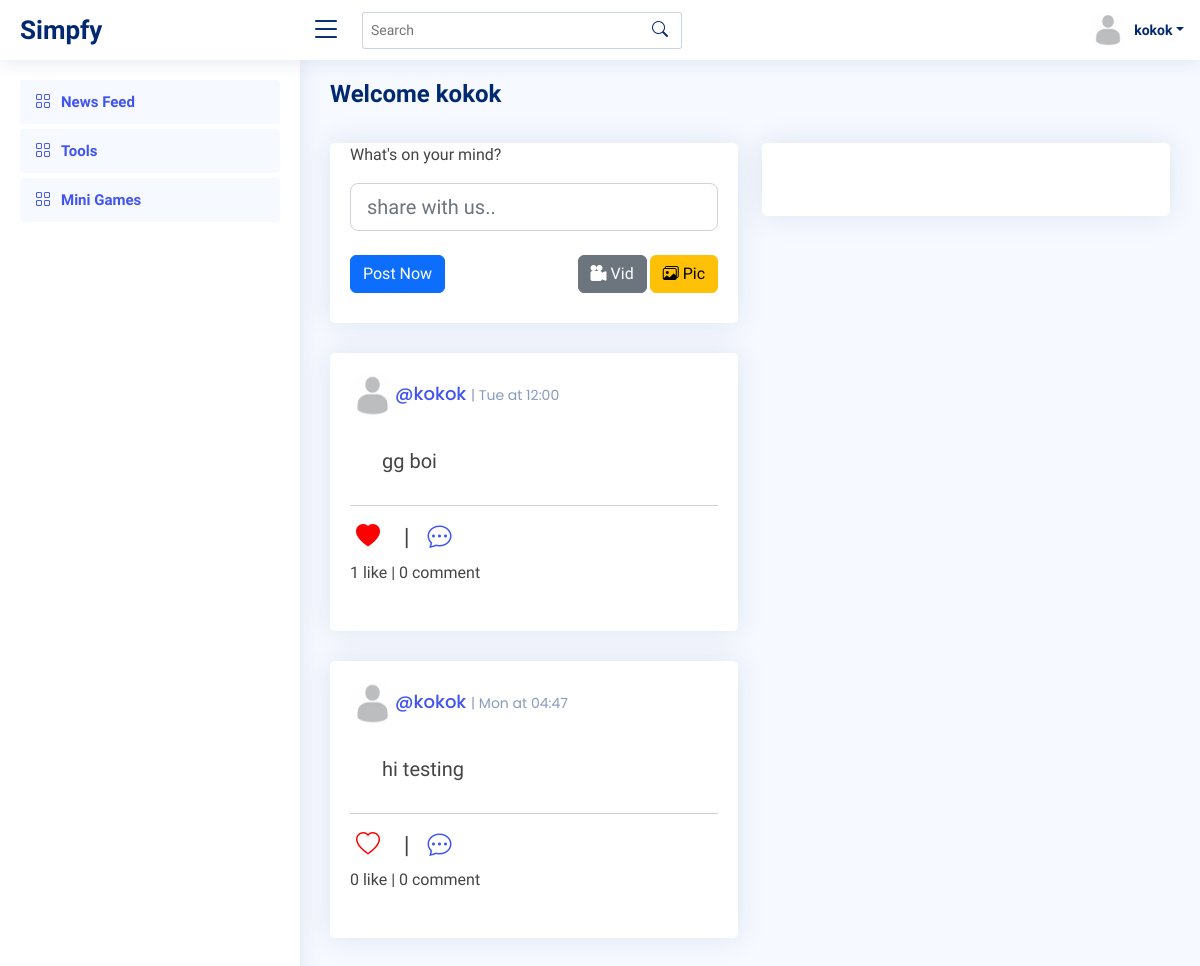
The app's page / (signed in) with its own data.
### prof/models.py (models this page shows, shortened)
class Profile(models.Model):
    user = models.OneToOneField(User, on_delete=models.CASCADE)
    id_user = models.IntegerField()
    image = models.ImageField(upload_to='profile_images', default='blank.png')
    fname = models.CharField(max_length=300, null=True, blank=True)
    bio = models.CharField(max_length=300, null=True, blank=True)
    location = models.CharField(max_length=300, null=True, blank=True)
    saved = models.ManyToManyField("feed.Feed", related_name="Profile", blank=True)
    def __str__(self):
        return self.user.username

### feed/models.py (models this page shows, shortened)
class Feed(models.Model):
    id = models.UUIDField(primary_key=True, default=uuid.uuid4)
    user = models.ForeignKey(Profile, on_delete=models.CASCADE)
    image = models.ImageField(upload_to='post_images', null=True, blank=True)
    video = models.FileField(upload_to='post_videos', null=True, blank=True)
    file = models.FileField(upload_to='post_files', null=True, blank=True)
    captionvid = models.TextField(null=True, blank=True)
    captionimg = models.TextField(null=True, blank=True)
    text = models.TextField(null=True, blank=True)
    created_at = models.DateTimeField(default=datetime.now())
    likes = models.IntegerField(default=0)
    like_stat = models.CharField(max_length=200, default="bi bi-heart")
    comments = models.TextField(null=True, blank=True)

### feed/views.py (the view)
# urls.py: path('', views.index, name="index"),
@login_required(login_url='login')
def index(request):
    user_object = User.objects.get(username=request.user.username)
    user_profile = Profile.objects.get(user=user_object)
    all_user = Profile.objects.all()
    user_request = User.objects.get(username=request.user.username)
    user_req = Profile.objects.get(user=user_request)
    post = Feed.objects.all()
    context = {
        'user_profile':user_profile,
        'posts': post,
        'all_user' : all_user,
        'user_req':user_req,
    }
    return render(request, 'feed/index.html', context)

### templates/feed/index.html (shortened to what this page needs)
{% load static %}
{% include "../header.html" %}
  <main id="main" class="main">
    <div class="pagetitle">
      <h1>Welcome <b>{{ user_profile.user.username }}</b></h1>
    </div><br>
    <section class="section dashboard">
      <div class="row">
        <div class="col-lg-6">
          <div class="row">
            <div class="col-xxl-4 col-xl-12">
              <div class="card info-card customers-card">
                <div class="card-body">
                    <form id="regForm" action="upload" method="POST" enctype="multipart/form-data">
                      <div class="form-group">
                        <label><p>What's on your mind?</p></label><br>
                        <input type="text" name="text" class="form-control form-control-lg" placeholder="share with us..">
                      </div>
                      <br>
                      <button style="color: white;" type="submit" class="btn btn-primary">Post Now</button>
                      <button style="float: right; margin-left:3px;" type="button" class="btn btn-warning" data-bs-toggle="modal" data-bs-target="#verticalycentered">
                        <i class="bi bi-images"></i> Pic
                      </button>
                      <button style="float: right;" type="button" class="btn btn-secondary" data-bs-toggle="modal" data-bs-target="#verticalycentered1">
                        <i class="bi bi-camera-reels-fill"></i> Vid
                      </button> &nbsp; &nbsp;
                    </form>
                </div>
              </div>
            </div>
            {% for post in posts reversed %}
            <div class="col-xxl-4 col-xl-12">
              <div class="card info-card customers-card">
                <div class="card-body">
                <p class="card-title"><a href="{{post.user.image.url}}"><img class="rounded-circle" src="{{ post.user.image.url }}" width="45"></a><a href="/profile/{{ post.user }}">@{{post.user}}</a> <span>| {{ post.created_at|date:"D" }} at {{ post.created_at|date:"h:i" }}</span></hp>
                  <div class="d-flex align-items-center">
                    <div class="ps-3">
                      {% if post.captionimg != None and post.image.url != None %}
                      <div class="p-2 px-3"><h5>{{ post.captionimg }}</h5></div>
                      <div class="feed-image p-2 px-3"><a href="{{ post.image.url }}"><img class="img-fluid img-responsive" src="{{ post.image.url }}"></a></div>
                      {% elif post.caption != None and post.file.url != None %}
                      <div class="p-2 px-3"><h5>{{ post.caption }}</h5></div>
                      <div class="feed-image p-2 px-3"><a href="{{ post.file.url }}">View File</a></div>
                      {% else %}
                      <div class="p-2 px-3"><h5>{{ post.text }}</h5></div>
                      {% endif %}
                    </div>
                  </div><hr>
                  <div style="overflow:auto;">
                    <div style="float:left;">
                      <h4>
                        <button style="color:red;" class="likebutton" id="like{{post.id}}" data-catid="{{ post.id }}">
                          <i class="{{post.like_stat}}"></i>
                        </button>
                        &nbsp;&nbsp;|&nbsp;&nbsp;
                        <a href="#"><i class="bi bi-chat-dots"></i></a>
                      </h4>
                      <p>
                        {% if post.likes == 0 %}
                        0 like
                        {% elif post.likes == 1 %}
                        {{post.likes}} like
                        {% else %}
                        {{ post.likes }} likes
                        {% endif %}
                        | 0 comment</p>
                    </div>
                  </div>
                </div>
              </div>
            </div>
            {% endfor %}
          </div>
        </div>
        <div class="col-lg-6">
          <div class="col-xxl-4 col-xl-12">
            <div class="card info-card customers-card">
              <div class="card-body">
                <p class="card-title"></p>
              </div>
            </div>
          </div>
        </div>
      </div>
    </section>
  </main>
</body>
</html>

### templates/header.html (shortened to what this page needs)
{% load static %}
<!DOCTYPE html>
<html lang="en">
<head>
  <link href="{% static 'feed/vendor/bootstrap/css/bootstrap.min.css' %}" rel="stylesheet">
  <link href="{% static 'feed/vendor/bootstrap-icons/bootstrap-icons.css' %}" rel="stylesheet">
  <link href="{% static 'feed/vendor/boxicons/css/boxicons.min.css' %}" rel="stylesheet">
  <link href="{% static 'feed/vendor/quill/quill.snow.css' %}" rel="stylesheet">
  <link href="{% static 'feed/vendor/quill/quill.bubble.css' %}" rel="stylesheet">
  <link href="{% static 'feed/vendor/remixicon/remixicon.css' %}" rel="stylesheet">
  <link href="{% static 'feed/vendor/simple-datatables/style.css' %}" rel="stylesheet">
  <link href="{% static 'feed/css/style.css' %}" rel="stylesheet">
  <link href="{% static 'feed/css/custom.css' %}" rel="stylesheet">
</head>
<body>
  <header id="header" class="header fixed-top d-flex align-items-center">
    <div class="d-flex align-items-center justify-content-between">
      <a href="/" class="logo d-flex align-items-center">
        <span class="d-none d-lg-block">Simpfy</span>
      </a>
      <i class="bi bi-list toggle-sidebar-btn"></i>
    </div>
    <div class="search-bar">
      <form class="search-form d-flex align-items-center" method="POST" action="">
        <input type="text" name="query" placeholder="Search" title="Enter search keyword">
        <button type="submit" title="Search"><i class="bi bi-search"></i></button>
      </form>
    </div>
    <nav class="header-nav ms-auto">
      <ul class="d-flex align-items-center">
        <li class="nav-item dropdown pe-3">
          <a class="nav-link nav-profile d-flex align-items-center pe-0" href="#" data-bs-toggle="dropdown">
            <img src="{{ user_req.image.url }}" alt="Profile" class="rounded-circle">
            <span class="d-none d-md-block dropdown-toggle ps-2">{{ user_req.user.username }}</span>
          </a>
        </li>
      </ul>
    </nav>
  </header>
  <aside id="sidebar" class="sidebar">
    <ul class="sidebar-nav" id="sidebar-nav">
      <li class="nav-item">
        <a class="nav-link " href="/">
          <i class="bi bi-grid"></i>
          <span>News Feed</span>
        </a>
      </li>
      <li class="nav-item">
        <a class="nav-link " href="/tools-index">
          <i class="bi bi-grid"></i>
          <span>Tools</span>
        </a>
      </li>
      <li class="nav-item">
        <a class="nav-link " href="/mini-index">
          <i class="bi bi-grid"></i>
          <span>Mini Games</span>
        </a>
      </li>
    </ul>
  </aside>

### static/feed/css/style.css (style rules this page uses)
:root { scroll-behavior: smooth; }
body { font-family: "Open Sans", sans-serif; background: #f6f9ff; color: #444444; }
a { color: #4154f1; text-decoration: none; }
h1, h2, h3, h4, h5, h6 { font-family: "Nunito", sans-serif; }
#main { margin-top: 60px; padding: 20px 30px; transition: all 0.3s; }
.pagetitle { margin-bottom: 10px; }
.pagetitle h1 { font-size: 24px; margin-bottom: 0; font-weight: 600; color: #012970; }
.card { margin-bottom: 30px; border: none; border-radius: 5px; box-shadow: 0px 0 30px rgba(1, 41, 112, 0.1); }
.card-title { padding: 20px 0 15px 0; font-size: 18px; font-weight: 500; color: #012970; font-family: "Poppins", sans-serif; }
.card-title span { color: #899bbd; font-size: 14px; font-weight: 400; }
.card-body { padding: 0 20px 20px 20px; }
.logo { line-height: 1; }
@media (min-width: 1200px) { .logo { width: 280px; } }
.logo span { font-size: 26px; font-weight: 700; color: #012970; font-family: "Nunito", sans-serif; }
.header { transition: all 0.5s; z-index: 997; height: 60px; box-shadow: 0px 2px 20px rgba(1, 41, 112, 0.1); background-color: #fff; padding-left: 20px; }
.header .toggle-sidebar-btn { font-size: 32px; padding-left: 10px; cursor: pointer; color: #012970; }
.header .search-bar { min-width: 360px; padding: 0 20px; }
.header .search-form { width: 100%; }
.header .search-form input { border: 0; font-size: 14px; color: #012970; border: 1px solid rgba(1, 41, 112, 0.2); padding: 7px 38px 7px 8px; border-radius: 3px; transition: 0.3s; width: 100%; }
.header .search-form button { border: 0; padding: 0; margin-left: -30px; background: none; }
.header .search-form button i { color: #012970; }
.header-nav ul { list-style: none; }
.header-nav>ul { margin: 0; padding: 0; }
.header-nav .nav-profile { color: #012970; }
.header-nav .nav-profile img { max-height: 36px; }
.header-nav .nav-profile span { font-size: 14px; font-weight: 600; }
.sidebar { position: fixed; top: 60px; left: 0; bottom: 0; width: 300px; z-index: 996; transition: all 0.3s; padding: 20px; overflow-y: auto; scrollbar-width: thin; scrollbar-color: #aab7cf transparent; box-shadow: 0px 0px 20px rgba(1, 41, 112, 0.1); background-color: #fff; }
@media (min-width: 1200px) { #main, #footer { margin-left: 300px; } }
.sidebar-nav { padding: 0; margin: 0; list-style: none; }
.sidebar-nav li { padding: 0; margin: 0; list-style: none; }
.sidebar-nav .nav-item { margin-bottom: 5px; }
.sidebar-nav .nav-link { display: flex; align-items: center; font-size: 15px; font-weight: 600; color: #4154f1; transition: 0.3; background: #f6f9ff; padding: 10px 15px; border-radius: 4px; }
.sidebar-nav .nav-link i { font-size: 16px; margin-right: 10px; color: #4154f1; }
.dashboard .info-card { padding-bottom: 10px; }

### static/feed/css/custom.css (style rules this page uses)
.likebutton { background: transparent; border: none; outline: none; }

### records on screen
Profile: image (placeholder picture), user.username "kokok"
Feed: user.image (placeholder picture), user "kokok", created_at "Tue", created_at "12:00", text "gg boi", likes "1"
Feed: user.image (placeholder picture), user "kokok", created_at "Mon", created_at "04:47", text "hi testing", likes "0 like"
